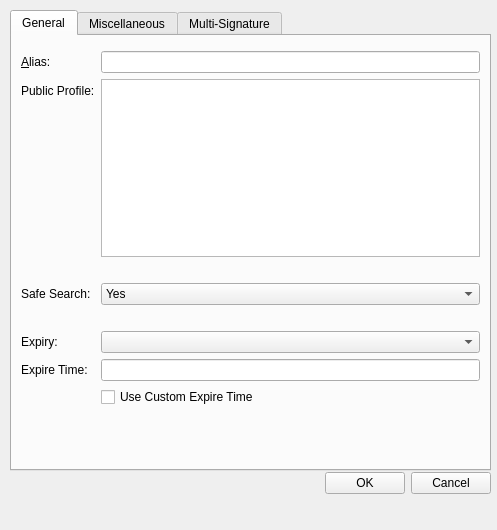
<?xml version="1.0" encoding="UTF-8"?>
<ui version="4.0">
 <class>EditAliasDialog</class>
 <widget class="QDialog" name="EditAliasDialog">
  <property name="geometry">
   <rect>
    <x>0</x>
    <y>0</y>
    <width>497</width>
    <height>530</height>
   </rect>
  </property>
  <property name="windowTitle">
   <string>Edit Alias</string>
  </property>
  <widget class="QTabWidget" name="tabWidget">
   <property name="geometry">
    <rect>
     <x>10</x>
     <y>10</y>
     <width>481</width>
     <height>461</height>
    </rect>
   </property>
   <property name="currentIndex">
    <number>0</number>
   </property>
   <widget class="QWidget" name="tab_3">
    <attribute name="title">
     <string>General</string>
    </attribute>
    <layout class="QFormLayout" name="formLayout_2">
     <property name="fieldGrowthPolicy">
      <enum>QFormLayout::AllNonFixedFieldsGrow</enum>
     </property>
     <item row="0" column="0">
      <layout class="QVBoxLayout" name="verticalLayout_2"/>
     </item>
     <item row="1" column="0">
      <widget class="QLabel" name="label_2">
       <property name="text">
        <string>&amp;Alias:</string>
       </property>
       <property name="buddy">
        <cstring>aliasEdit</cstring>
       </property>
      </widget>
     </item>
     <item row="1" column="1">
      <widget class="QValidatedLineEdit" name="aliasEdit">
       <property name="toolTip">
        <string>The alias name.</string>
       </property>
      </widget>
     </item>
     <item row="3" column="0">
      <widget class="QLabel" name="label">
       <property name="text">
        <string>Public Profile:</string>
       </property>
      </widget>
     </item>
     <item row="3" column="1">
      <widget class="QPlainTextEdit" name="nameEdit">
       <property name="maximumSize">
        <size>
         <width>16777215</width>
         <height>16777215</height>
        </size>
       </property>
      </widget>
     </item>
     <item row="4" column="1">
      <widget class="QLabel" name="publicDisclaimer">
       <property name="text">
        <string/>
       </property>
       <property name="wordWrap">
        <bool>true</bool>
       </property>
      </widget>
     </item>
     <item row="5" column="0">
      <widget class="QLabel" name="labelSafeSearch">
       <property name="text">
        <string>Safe Search:</string>
       </property>
      </widget>
     </item>
     <item row="5" column="1">
      <widget class="QComboBox" name="safeSearchEdit">
       <item>
        <property name="text">
         <string>Yes</string>
        </property>
       </item>
       <item>
        <property name="text">
         <string>No</string>
        </property>
       </item>
      </widget>
     </item>
     <item row="6" column="1">
      <widget class="QLabel" name="safeSearchDisclaimer">
       <property name="text">
        <string/>
       </property>
       <property name="wordWrap">
        <bool>true</bool>
       </property>
      </widget>
     </item>
     <item row="7" column="0">
      <widget class="QLabel" name="label_3">
       <property name="text">
        <string>Expiry:</string>
       </property>
      </widget>
     </item>
     <item row="7" column="1">
      <widget class="QComboBox" name="expiryEdit"/>
     </item>
     <item row="8" column="0">
      <widget class="QLabel" name="label_9">
       <property name="text">
        <string>Expire Time:</string>
       </property>
      </widget>
     </item>
     <item row="8" column="1">
      <widget class="QLineEdit" name="expireTimeEdit"/>
     </item>
     <item row="9" column="1">
      <widget class="QCheckBox" name="customExpireBox">
       <property name="text">
        <string>Use Custom Expire Time</string>
       </property>
      </widget>
     </item>
     <item row="10" column="1">
      <widget class="QLabel" name="expiryDisclaimer">
       <property name="text">
        <string/>
       </property>
       <property name="wordWrap">
        <bool>true</bool>
       </property>
      </widget>
     </item>
     <item row="16" column="1">
      <spacer name="verticalSpacer">
       <property name="orientation">
        <enum>Qt::Vertical</enum>
       </property>
       <property name="sizeHint" stdset="0">
        <size>
         <width>20</width>
         <height>40</height>
        </size>
       </property>
      </spacer>
     </item>
    </layout>
   </widget>
   <widget class="QWidget" name="tab_4">
    <attribute name="title">
     <string>Miscellaneous</string>
    </attribute>
    <layout class="QFormLayout" name="formLayout_3">
     <property name="fieldGrowthPolicy">
      <enum>QFormLayout::AllNonFixedFieldsGrow</enum>
     </property>
     <item row="8" column="0">
      <widget class="QLabel" name="label_4">
       <property name="text">
        <string>Private Profile:</string>
       </property>
      </widget>
     </item>
     <item row="8" column="1">
      <widget class="QPlainTextEdit" name="privateEdit">
       <property name="maximumSize">
        <size>
         <width>16777215</width>
         <height>16777215</height>
        </size>
       </property>
      </widget>
     </item>
     <item row="9" column="1">
      <widget class="QLabel" name="privateDisclaimer">
       <property name="text">
        <string/>
       </property>
       <property name="wordWrap">
        <bool>true</bool>
       </property>
      </widget>
     </item>
     <item row="10" column="0">
      <widget class="QLabel" name="transferLabel">
       <property name="text">
        <string>Transfer To (Public Key):</string>
       </property>
       <property name="wordWrap">
        <bool>false</bool>
       </property>
      </widget>
     </item>
     <item row="10" column="1">
      <widget class="QLineEdit" name="transferEdit"/>
     </item>
     <item row="14" column="1">
      <spacer name="verticalSpacer_2">
       <property name="orientation">
        <enum>Qt::Vertical</enum>
       </property>
       <property name="sizeHint" stdset="0">
        <size>
         <width>20</width>
         <height>40</height>
        </size>
       </property>
      </spacer>
     </item>
     <item row="12" column="1">
      <widget class="QComboBox" name="acceptCertTransfersEdit">
       <item>
        <property name="text">
         <string>Yes</string>
        </property>
       </item>
       <item>
        <property name="text">
         <string>No</string>
        </property>
       </item>
      </widget>
     </item>
     <item row="12" column="0">
      <widget class="QLabel" name="label_7">
       <property name="text">
        <string>Accept Certificate Transfers:</string>
       </property>
      </widget>
     </item>
     <item row="11" column="1">
      <widget class="QLabel" name="transferDisclaimer">
       <property name="text">
        <string/>
       </property>
       <property name="wordWrap">
        <bool>true</bool>
       </property>
      </widget>
     </item>
     <item row="13" column="1">
      <widget class="QLabel" name="acceptCertTransfersDisclaimer">
       <property name="text">
        <string/>
       </property>
       <property name="wordWrap">
        <bool>true</bool>
       </property>
      </widget>
     </item>
     <item row="2" column="0">
      <widget class="QLabel" name="label_8">
       <property name="text">
        <string>Password:</string>
       </property>
      </widget>
     </item>
     <item row="2" column="1">
      <widget class="QLineEdit" name="passwordEdit"/>
     </item>
     <item row="3" column="1">
      <widget class="QLabel" name="passwordDisclaimer">
       <property name="text">
        <string/>
       </property>
       <property name="wordWrap">
        <bool>true</bool>
       </property>
      </widget>
     </item>
     <item row="6" column="0">
      <widget class="QLabel" name="label_10">
       <property name="text">
        <string>Alias Rate Peg:</string>
       </property>
      </widget>
     </item>
     <item row="6" column="1">
      <widget class="QLineEdit" name="aliasPegEdit"/>
     </item>
     <item row="7" column="1">
      <widget class="QLabel" name="aliasPegDisclaimer">
       <property name="text">
        <string/>
       </property>
       <property name="wordWrap">
        <bool>true</bool>
       </property>
      </widget>
     </item>
    </layout>
   </widget>
   <widget class="QWidget" name="tab">
    <attribute name="title">
     <string>Multi-Signature</string>
    </attribute>
    <widget class="QWidget" name="verticalLayoutWidget">
     <property name="geometry">
      <rect>
       <x>9</x>
       <y>9</y>
       <width>461</width>
       <height>421</height>
      </rect>
     </property>
     <layout class="QVBoxLayout" name="verticalLayout">
      <item>
       <widget class="QLabel" name="multisigTitle">
        <property name="text">
         <string/>
        </property>
        <property name="wordWrap">
         <bool>true</bool>
        </property>
       </widget>
      </item>
      <item>
       <spacer name="verticalSpacer_3">
        <property name="orientation">
         <enum>Qt::Vertical</enum>
        </property>
        <property name="sizeHint" stdset="0">
         <size>
          <width>20</width>
          <height>40</height>
         </size>
        </property>
       </spacer>
      </item>
      <item>
       <layout class="QFormLayout" name="formLayout">
        <property name="fieldGrowthPolicy">
         <enum>QFormLayout::AllNonFixedFieldsGrow</enum>
        </property>
        <item row="1" column="0">
         <widget class="QLabel" name="label_5">
          <property name="text">
           <string>Number of Required Signatures: </string>
          </property>
         </widget>
        </item>
        <item row="1" column="1">
         <widget class="QLineEdit" name="reqSigsEdit"/>
        </item>
        <item row="2" column="0" colspan="2">
         <layout class="QVBoxLayout" name="verticalLayout_3">
          <item>
           <widget class="QLabel" name="reqsigsDisclaimer">
            <property name="text">
             <string/>
            </property>
            <property name="wordWrap">
             <bool>true</bool>
            </property>
           </widget>
          </item>
         </layout>
        </item>
       </layout>
      </item>
      <item>
       <widget class="QLabel" name="multisigDisclaimer">
        <property name="text">
         <string/>
        </property>
        <property name="wordWrap">
         <bool>true</bool>
        </property>
       </widget>
      </item>
      <item>
       <widget class="QListWidget" name="multisigList"/>
      </item>
      <item>
       <layout class="QGridLayout" name="gridLayout">
        <property name="sizeConstraint">
         <enum>QLayout::SetDefaultConstraint</enum>
        </property>
        <item row="0" column="0">
         <widget class="QPushButton" name="addButton">
          <property name="text">
           <string>Add</string>
          </property>
         </widget>
        </item>
        <item row="0" column="1">
         <widget class="QPushButton" name="deleteButton">
          <property name="text">
           <string>Delete</string>
          </property>
         </widget>
        </item>
       </layout>
      </item>
     </layout>
    </widget>
    <widget class="QLabel" name="label_6">
     <property name="geometry">
      <rect>
       <x>1</x>
       <y>199</y>
       <width>471</width>
       <height>81</height>
      </rect>
     </property>
     <property name="text">
      <string/>
     </property>
     <property name="wordWrap">
      <bool>true</bool>
     </property>
    </widget>
    <zorder>label_6</zorder>
    <zorder>verticalLayoutWidget</zorder>
   </widget>
  </widget>
  <widget class="QWidget" name="layoutWidget">
   <property name="geometry">
    <rect>
     <x>10</x>
     <y>470</y>
     <width>481</width>
     <height>27</height>
    </rect>
   </property>
   <layout class="QHBoxLayout" name="horizontalLayout">
    <item>
     <spacer name="horizontalSpacer">
      <property name="orientation">
       <enum>Qt::Horizontal</enum>
      </property>
      <property name="sizeHint" stdset="0">
       <size>
        <width>40</width>
        <height>20</height>
       </size>
      </property>
     </spacer>
    </item>
    <item>
     <widget class="QPushButton" name="okButton">
      <property name="text">
       <string>OK</string>
      </property>
     </widget>
    </item>
    <item>
     <widget class="QPushButton" name="cancelButton">
      <property name="text">
       <string>Cancel</string>
      </property>
     </widget>
    </item>
   </layout>
  </widget>
 </widget>
 <customwidgets>
  <customwidget>
   <class>QValidatedLineEdit</class>
   <extends>QLineEdit</extends>
   <header>qvalidatedlineedit.h</header>
  </customwidget>
 </customwidgets>
 <resources/>
 <connections/>
</ui>
